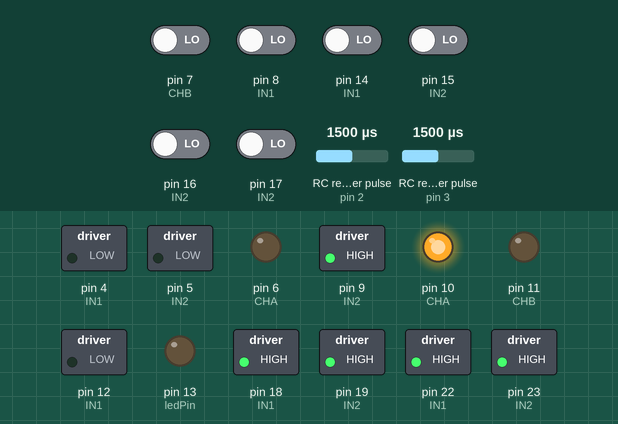
This sketch was run on a simulated Arduino Mega 2560, built with avr-gcc and run on an emulated ATmega2560. On the bench: switched loads named in the sketch (green lamp = pin HIGH), output pins drawn as LEDs (lit = HIGH). Wiring (inferred from the names in the program): 2 × RC receiver channel: data pin 2 / data pin 3. The inputs (shaded band) are chosen by the test bench; at power-on: pin 7 (CHB), pin 8 (IN1), pin 14 (IN1), pin 15 (IN2), pin 16 (IN2), pin 17 (IN2) LOW, RC receiver pulse (sensors on pin 2, pin 3) 1500 µs. Pins used as bus, display or sensor lines are not drawn; what the sketch prints to the serial monitor is not drawn.

Above: at 15.0 s.
At 45.5 s:
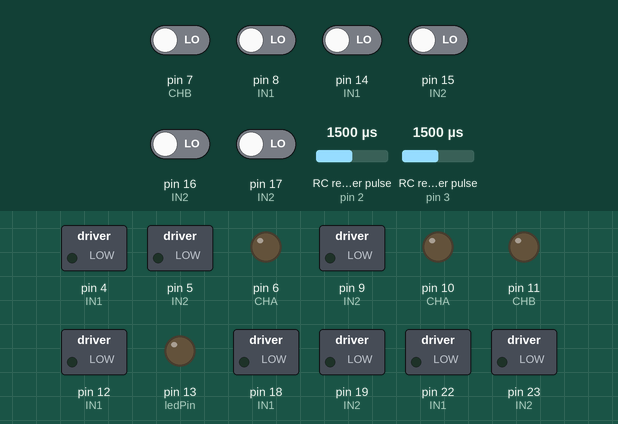
Timing chart, 0 to 79.3 s (numbered marks = the images above):
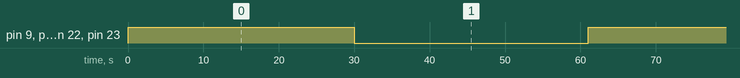

The sketch:

Motor_Control_Board_106_Teensy_4-0.ino.ino
```cpp
byte IN1pin[7] = { 2,  4,  8, 12, 14, 18, 22 };
byte IN2pin[7] = { 3,  5,  9, 13, 15, 19, 23 };
byte CHApin[7] = { 0,  6, 10, 16, 20, 24, 26 };
byte CHBpin[7] = { 1,  7, 11, 17, 21, 25, 27 };

// C:\Users\new user\Documents\SGMB\Arduino\Motor_Control_Board_97_Teensy_4-0.ino partially working

// arduino.exe
// C:\Users\new user\Documents\SGMB\arduino-1.8.13-windows\arduino-1.8.13

int axisNum = 0;
int instrNum = 0;
const int instrTotal = 5;                 // total number of instructions
const int axisTotal = 7;

const int LEDpin17 = 17;
//volatile int cpuPos = 0;
//volatile unsigned int encoderPos[7] = { 0 };

long currentMillis = millis();

// 5 is instruction number. 7 is number of axes.
//volatile unsigned  int arrXYZ[5][7] = { {1000, 1000, 300, 0, 0, 0, 0}, {500, 100, 500, 0, 0, 0, 0}, {5000, 300, 300, 0, 0, 0, 0}, {300, 400, 300, 0, 0, 0, 0}, {800, 800, 500, 0, 0, 0, 0} };
//volatile  int arrXYZ[5][7] = { {1001, 1002, 1003, 1004, 1005, 1006, 1007}, {3001, 2002, 2003, 2004, 2005, 2006, 2007}, {2000, 3002, 3003, 3004, 3005, 3006, 3007}, {4001, 4002, 4003, 4004, 4005, 4006, 4007}, {3500, 5002, 5003, 5004, 5005, 5006, 5007} };
//volatile  int arrXYZ[5][7] = { {1001, 1002, 1003, 1004, 1005, 1006, 1007}, {3001, 2002, 2003, 2004, 2005, 2006, 2007}, {2000, 3002, 3003, 3004, 3005, 3006, 3007}, {5001, 4002, 4003, 4004, 4005, 4006, 4007}, {2500, 5002, 5003, 5004, 5005, 5006, 5007} };
volatile  int arrXYZ[5][7] = { {1001, 1002, 1003, 1004, 1005, 1006, 1007}, {3001, 3012, 2003, 2004, 2005, 2006, 2007}, {2000, 2002, 3003, 3004, 3005, 3006, 3007}, {5001, 5002, 4003, 4004, 4005, 4006, 4007}, {2500, 2500, 5003, 5004, 5005, 5006, 5007} };

const int ledPin =  LED_BUILTIN;// the number of the LED pin
int ledState = LOW;             // ledState used to set the LED
long previousMillis = 0;        // will store last time LED was updated
const long interval1 = 1000;           // interval at which to blink (milliseconds)

volatile long encoderPosA0B1 = 0;
volatile long encoderPosA7B8 = 0;
volatile long encoderPosA14B15 = 0;
volatile long encoderPosA16B17 = 0;

bool flag1F = HIGH;
bool flag1R = HIGH;
bool flag1Z = HIGH;
bool flag1  = HIGH;
bool flag2F = HIGH;
bool flag2R = HIGH;
bool flag2Z = HIGH;
bool flag2  = HIGH;
bool flag3F = HIGH;
bool flag3R = HIGH;
bool flag3Z = HIGH;
bool flag3  = HIGH;
bool flag4F = HIGH;
bool flag4R = HIGH;
bool flag4Z = HIGH;
bool flag4  = HIGH;
bool flag14 = HIGH;

bool dir = HIGH;
long count1 = 0;
long count2 = 0;
long count3 = 0;
long count4 = 0;
long count5 = 0;
long timeNew = 0;
long timeOld = 0;
bool flagTime = HIGH;

long encNew = 0;
long encOld = 0;
long encNet = 0;

bool netFlag = HIGH;
long encoderPosA0B1new = 0;
long encoderPosA0B1old = 0;

bool a = LOW;


void setup()
{
//Serial.begin(9600);
  Serial.begin(115000);
  pinMode(ledPin, OUTPUT);

  pinMode(0, INPUT);      // IN1
  pinMode(1, INPUT);      // IN2

  pinMode(2, OUTPUT);        // CHA
  pinMode(3, OUTPUT);        // CHB
  pinMode(4, OUTPUT);      // IN1
  pinMode(5, OUTPUT);      // IN2
  pinMode(6, OUTPUT);        // CHA

  pinMode(7, INPUT);        // CHB
  pinMode(8, INPUT);      // IN1

  pinMode(9, OUTPUT);      // IN2
  pinMode(10, OUTPUT);        // CHA
  pinMode(11, OUTPUT);        // CHB
  pinMode(12, OUTPUT);     // IN1

  pinMode(14, INPUT);      // IN1
  pinMode(15, INPUT);      // IN2
  pinMode(16, INPUT);      // IN2
  pinMode(17, INPUT);      // IN2

  pinMode(18, OUTPUT);      // IN1
  pinMode(19, OUTPUT);      // IN2
  pinMode(20, INPUT);      // IN1
  pinMode(21, INPUT);      // IN1
  pinMode(22, OUTPUT);      // IN1
  pinMode(23, OUTPUT);      // IN2

  attachInterrupt( 0, doEncoderA0, CHANGE);
  attachInterrupt( 1, doEncoderB1, CHANGE);
  attachInterrupt( 7, doEncoderA7, CHANGE);
  attachInterrupt( 8, doEncoderB8, CHANGE);
  attachInterrupt(14, doEncoderA14, CHANGE);
  attachInterrupt(15, doEncoderB15, CHANGE);
  attachInterrupt(18, doEncoderA16, CHANGE);
  attachInterrupt(19, doEncoderB17, CHANGE);
}

//*************************************************************
// digitalWrite(2, HIGH);       // IN2   forward direction
// digitalWrite(3, LOW);        // IN1     forward direction
// digitalWrite(1, LOW);        // IN2   reverse direction
// digitalWrite(0, HIGH);       // IN1  reverse direction
//    digitalWrite(2, HIGH);      // forward
//    digitalWrite(3, LOW);       // forward

//*************************************************************

void loop()
{
 // dirTest();
  //  runTest5();
 //runTest4();
  //runMotor();
  //dirTest();
inTest();

}

void inTest()
{
  do
  {
      digitalWrite(2, HIGH);
      digitalWrite(3, HIGH);
      digitalWrite(9, HIGH);
      digitalWrite(10, HIGH);
      digitalWrite(18, HIGH);
      digitalWrite(19, HIGH);
      digitalWrite(22, HIGH);
      digitalWrite(23, HIGH);

      delay(30000);
      digitalWrite(2, LOW);
      digitalWrite(3, LOW);
      digitalWrite(9, LOW);
      digitalWrite(10, LOW);
      digitalWrite(18, LOW);
      digitalWrite(19, LOW);
      digitalWrite(22, LOW);
      digitalWrite(23, LOW);
      delay(30000);

      a = digitalRead(0);
      Serial.print(a);
      Serial.print(" ");
      a = digitalRead(1);
      Serial.print(a);
      Serial.print(" ");

      a = digitalRead(7);
      Serial.print(a);
      Serial.print(" ");
      a = digitalRead(8);
      Serial.print(a);
      Serial.print(" ");

      a = digitalRead(14);
      Serial.print(a);
      Serial.print(" ");
      a = digitalRead(15);
      Serial.print(a);
      Serial.print(" ");

      a = digitalRead(16);
      Serial.print(a);
      Serial.print(" ");
      a = digitalRead(17);
      Serial.print(a);
      Serial.print(" ");


      count1++;
      delay(1000);
      Serial.print(" a ");
      Serial.print(a);
      if (0 == count1 % 10)
      {
        Serial.println("  ");
      }
   }
   while(1 == 1);
}

void dirTest()
{
  while(1 == 1)
  {
    {
      count1++;
      digitalWrite(14, HIGH);    // backward
      digitalWrite(15, LOW);     // backward

      delay(4000);
      digitalWrite(14, LOW);       // forward/increase
      digitalWrite(15, HIGH);        // forward/increase
      delay(4000);

      //Serial.print(" encoderPosA0B1 ");
      //Serial.println(encoderPosA0B1);
    }
  }
}


void runMotor()
{
  while (1 == 1)
  {
  count1 = 0;
  //encoderPosA0B1 = 0;
  for (instrNum = 0; instrNum < instrTotal; instrNum++)
  {
    // check when encoder count is equal to or crosses over instruction value
    //while (! flag1)
    do
    {
      //if (1000000 < encoderPosA0B1)
      //{
      //  encoderPosA0B1 = 0;
      //}
      count1++;

      /*
      if (0 == (count1 % 1000000))
      {
        Serial.print(encoderPosA0B1new);
        Serial.print("  ");
        Serial.print(encoderPosA0B1);
        Serial.print("  ");
        Serial.print(count1);
        Serial.println(" test");
        //printList();
      }
      */
      if (encoderPosA0B1 < arrXYZ[instrNum][1])   //
      {
        digitalWrite(2, LOW);        // IN2  forward
        digitalWrite(3, HIGH);         // IN1                                    // decrease enc count
        if ((arrXYZ[instrNum][1] - encoderPosA0B1) < 10)
        {
          flag1F = HIGH;
            count5++;
            if (0 == (count5 % 1000))
            {
              Serial.print(" Forward ");
              Serial.print("  ");
              Serial.print(" count5 ");
              Serial.print("  ");
              Serial.print(count5);
              Serial.print("  ");
              Serial.print(" flag1F ");
              Serial.print(flag1F);
              Serial.print(" encoderPosA0B1 ");
              Serial.print(encoderPosA0B1);
              Serial.print(" instrNum ");
              Serial.print(instrNum);
              Serial.print(" arrXYZ[instrNum][1] ");
              Serial.println(arrXYZ[instrNum][1]);
            }

          //if (HIGH == flag1F)
        }
            count3++;
            if (0 == (count3 % 100000))
            {
              /*
              Serial.print(" Forward ");
              Serial.print(" flag1 ");
              Serial.print(flag1);
              Serial.print(" flag1R ");//
              Serial.print(flag1R);
              Serial.print(" flag1F ");
              Serial.print(flag1F);
              Serial.print(" flag1Z ");
              Serial.print(flag1Z);
              Serial.print(" encoderPosA0B1 ");
              Serial.print(encoderPosA0B1);
              Serial.print(" arrXYZ[instrNum][1] ");
              Serial.println(arrXYZ[instrNum][1]);
              */
            }
      }
      if (encoderPosA0B1 > arrXYZ[instrNum][1])   //
      {
           count4++;
           if (0 == (count4 % 100000))
           {
              Serial.print(" Reverse ");
              Serial.print("  ");
              Serial.print(" count4 ");
              Serial.print("  ");
              Serial.print(count4);
              Serial.print("  ");
              Serial.print(" flag1R ");
              Serial.print(flag1R);
              Serial.print(" encoderPosA0B1 ");
              Serial.print(encoderPosA0B1);
              Serial.print(" instrNum ");
              Serial.print(instrNum);
              Serial.print(" arrXYZ[instrNum][1] ");
              Serial.println(arrXYZ[instrNum][1]);
           }
        digitalWrite(2, HIGH);        // IN2  change to
        digitalWrite(3, LOW);         // IN1                                     // decrease enc count
        //flag1R = ((encoderPosA0B1 - arrXYZ[instrNum][1]) < 20);                    // indicates equivalence
        if ((encoderPosA0B1 - arrXYZ[instrNum][1]) < 10)
        {
          flag1R = HIGH;
          if (HIGH == flag1R)
          {
            /*
            Serial.print(" Reverse ");
            Serial.print(" flag1 ");
            Serial.print(flag1);
            Serial.print(" flag1R ");
            Serial.print(flag1R);
            Serial.print(" flag1F ");
            Serial.print(flag1F);
            Serial.print(" flag1Z ");
            Serial.println(flag1Z);
            */
          }
        }
      }
      if (encoderPosA0B1 == arrXYZ[instrNum][1])
      {
        digitalWrite(2, LOW);        // IN2  change to forward direction
        digitalWrite(3, LOW);         // IN1
        flag1Z = HIGH;
              Serial.print(flag1Z);
      }
      flag1 = flag1Z; //|| (flag1F || flag1R);
      if ((encoderPosA0B1new != encoderPosA0B1) && (min((encoderPosA0B1new - encoderPosA0B1), (encoderPosA0B1 - encoderPosA0B1new)) > 100))
      {
        //printList();
        count2++;
        //Serial.print("  ");
        //Serial.print(count2);
        //Serial.print("  ");
        if (0 == count2 % 2)
        {
         /*
          Serial.print(" count2 ");
          Serial.print(count2);
          Serial.print("  ");
          Serial.print(instrNum);
          Serial.print("  ");
          Serial.print(encoderPosA0B1new);
          Serial.print("  ");
          Serial.print(encoderPosA0B1);
          Serial.print("  ");
          Serial.print(encoderPosA0B1new - encoderPosA0B1);
          Serial.print("  ");
          Serial.print(flag1);
          Serial.print("  ");
          Serial.print(flag1R);
          Serial.print("  ");
          Serial.print(flag1F);
          Serial.print("  ");
          Serial.print(flag1Z);
          Serial.println("  ");
           */
        }
        if (0 == count2 % 10000)
        {
          //Serial.print(count2);
          //Serial.println("  ");
        }
        encoderPosA0B1new = encoderPosA0B1;
      }
      if (encoderPosA7B8 < arrXYZ[instrNum][2])   //
      {
        digitalWrite(9, LOW);        // IN2   change to backward direction
        digitalWrite(10, HIGH);         // IN1
        flag2F = HIGH;                    // indicates forward condition met
      }
      if (encoderPosA7B8 > arrXYZ[instrNum][2])   //
      {
        digitalWrite(9, HIGH);        // IN2  change to forward direction
        digitalWrite(10, LOW);         // IN1
        flag2R = HIGH;                    // indicates reverse condition met
      }
      if (0 == encoderPosA7B8)
      {
        digitalWrite(9, LOW);        // IN2  change to forward direction
        digitalWrite(10, LOW);         // IN1
        flag2Z = HIGH;
        flag2 = flag2Z || (flag2F && flag2R);
      }
      if (encoderPosA14B15 < arrXYZ[instrNum][3])   //
      {
        digitalWrite(18, LOW);        // IN2   change to backward direction
        digitalWrite(19, HIGH);         // IN1
        flag3F = HIGH;                    // indicates forward condition met
      }
      if (encoderPosA14B15 > arrXYZ[instrNum][3])   //
      {
        digitalWrite(18, HIGH);        // IN2  change to forward direction
        digitalWrite(19, LOW);         // IN1
        flag3R = HIGH;                    // indicates reverse condition met
      }
      if (encoderPosA14B15 == arrXYZ[instrNum][3])
      {
        digitalWrite(18, LOW);        // IN2  change to forward direction
        digitalWrite(19, LOW);         // IN1
        flag3Z = HIGH;
        flag3 = flag3Z || (flag3F && flag3R);
      }
      if (encoderPosA16B17 < arrXYZ[instrNum][4])   //
      {
        digitalWrite(22, LOW);        // IN2   change to backward direction
        digitalWrite(23, HIGH);         // IN1
        flag4F = HIGH;                    // indicates forward condition met
      }
      if (encoderPosA16B17 > arrXYZ[instrNum][4])   //
      {
        digitalWrite(22, HIGH);        // IN2  change to forward direction
        digitalWrite(23, LOW);         // IN1
        flag4R = HIGH;                    // indicates reverse condition met
      }
      if (encoderPosA16B17 == arrXYZ[instrNum][4])
      {
        digitalWrite(22, LOW);        // IN2  change to forward direction
        digitalWrite(23, LOW);         // IN1
        flag4Z = HIGH;
        flag4 = flag4Z || (flag4F && flag4R);
      }
      flag14 = flag1 || flag2 || flag3 || flag4;
      if (0 == count1 % 1000000)
      {

      //   Serial.print(" flag1 ");
      //   Serial.print(flag1);
         //Serial.print(" flag1R ");
         //Serial.print(flag1R);
         //Serial.print(" flag1F ");
         //Serial.print(flag1F);
         //Serial.print(" flag1Z ");
         //Serial.println(flag1Z);

      }

    }  while (LOW == flag1);

    flag1R = LOW;
    flag1F = LOW;
    flag1Z = LOW;
    flag1 = LOW;
    flag2R = LOW;
    flag2F = LOW;
    flag2Z = LOW;
    flag2 = LOW;
    flag3R = LOW;
    flag3F = LOW;
    flag3Z = LOW;
    flag3 = LOW;
    flag4R = LOW;
    flag4F = LOW;
    flag4Z = LOW;
    flag4 = LOW;
  }
  }
}

void printList()
{
           Serial.print("encoderPosA0B1 ");
           Serial.print(encoderPosA0B1);
           Serial.print("        ");
           Serial.print("instrNum ");
           Serial.print(instrNum);
           Serial.print(" count1 ");
           Serial.print(count1);
           Serial.print("  ");
           Serial.print(" arrXYZ[instrNum][1] ");
           Serial.println(arrXYZ[instrNum][1]);
           Serial.print(" flag1 ");
         Serial.println(flag1);
}


// DOENCODER A0 ********************************************
// DOENCODER B1 ********************************************

void doEncoderA0()
{
  // look for a low-to-high on channel A
  if (digitalRead(0) == HIGH)
  {
    // check channel B to see which way encoder is turning
    if (digitalRead(1) == LOW)
    {
      encoderPosA0B1 = encoderPosA0B1 + 1;
    }
    else
    {
      encoderPosA0B1 = encoderPosA0B1 - 1;
    }
  }
  else       // must be a high-to-low edge on channel A
  {
    // check channel B to see which way encoder is turning
    if (digitalRead(1) == HIGH)
    {
      encoderPosA0B1 = encoderPosA0B1 + 1;
    }
    else
    {
      encoderPosA0B1 = encoderPosA0B1 - 1;
    }
  }
  //Serial.println (encoder0Pos, DEC);
  // use for debugging - remember to comment out
}

void doEncoderB1()
{
  // look for a low-to-high on channel B
  if (digitalRead(1) == HIGH)
  {
    // check channel A to see which way encoder is turning
    if (digitalRead(0) == HIGH)
    {
      encoderPosA0B1 = encoderPosA0B1 + 1;
    }
    else
    {
      encoderPosA0B1 = encoderPosA0B1 - 1;
    }
  }
  // Look for a high-to-low on channel B
  else {
    // check channel A to see which way encoder is turning
    if  (digitalRead(0) == LOW)
    {
      encoderPosA0B1 = encoderPosA0B1 + 1;
    }
    else
    {
      encoderPosA0B1 = encoderPosA0B1 - 1;
    }
  }
}

// DOENCODER A7 ********************************************
// DOENCODER B8 ********************************************

void doEncoderA7()
{
  // look for a low-to-high on channel A
  if (digitalRead(7) == HIGH)
  {
    // check channel B to see which way encoder is turning
    if (digitalRead(8) == LOW)
    {
      encoderPosA7B8 = encoderPosA7B8 + 1;
    }
    else {
      encoderPosA7B8 = encoderPosA7B8 - 1;
    }
  }
  else       // must be a high-to-low edge on channel A
  {
    // check channel B to see which way encoder is turning
    if (digitalRead(8) == HIGH) {
      encoderPosA7B8 = encoderPosA7B8 + 1;
    }
    else
    {
      encoderPosA7B8 = encoderPosA7B8 - 1;

    }
  }
}

void doEncoderB8()
{
  // look for a low-to-high on channel B
  if (digitalRead(8) == HIGH)
  {
    // check channel A to see which way encoder is turning
    if (digitalRead(7) == HIGH)
    {
      encoderPosA7B8 = encoderPosA7B8 + 1;
    }
    else
    {
      encoderPosA7B8 = encoderPosA7B8 - 1;
    }
  }
  // Look for a high-to-low on channel B
  else {
    // check channel A to see which way encoder is turning
    if  (digitalRead(7) == LOW)
    {
      encoderPosA7B8 = encoderPosA7B8 + 1;
    }
    else
    {
      encoderPosA7B8 = encoderPosA7B8 - 1;
    }
  }
}

// DOENCODER A14 ********************************************
// DOENCODER B15 ********************************************

void doEncoderA14()
{
  // look for a low-to-high on channel A
  if (digitalRead(14) == HIGH)
  {
    // check channel B to see which way encoder is turning
    if (digitalRead(15) == LOW)
    {
      encoderPosA14B15 = encoderPosA14B15 + 1;
    }
    else
    {
      encoderPosA14B15 = encoderPosA14B15 - 1;
    }
  }
  else       // must be a high-to-low edge on channel A
  {
    // check channel B to see which way encoder is turning
    if (digitalRead(15) == HIGH)
    {
      encoderPosA14B15 = encoderPosA14B15 + 1;
    }
    else
    {
      encoderPosA14B15 = encoderPosA14B15 - 1;
    }
  }
}

void doEncoderB15()
{
  // look for a low-to-high on channel B
  if (digitalRead(15) == HIGH)
  {
    // check channel A to see which way encoder is turning
    if (digitalRead(14) == HIGH)
    {
      encoderPosA14B15 = encoderPosA14B15 + 1;
    }
    else
    {
      encoderPosA14B15 = encoderPosA14B15 - 1;
    }
  }
  // Look for a high-to-low on channel B
  else {
    // check channel A to see which way encoder is turning
    //if (digitalRead(CHApin[axisNum] == LOW)) {
    if  (digitalRead(14) == LOW)
    {
      encoderPosA14B15 = encoderPosA14B15 + 1;
    }
    else
    {
      encoderPosA14B15 = encoderPosA14B15 - 1;
    }
  }
}

// DOENCODER A16 ********************************************
// DOENCODER B17 ********************************************

void doEncoderA16()
{
  // look for a low-to-high on channel A
  if (digitalRead(16) == HIGH)
  {
    // check channel B to see which way encoder is turning
    if (digitalRead(17) == LOW)
    {
      encoderPosA16B17 = encoderPosA16B17 + 1;
    }
    else {
      encoderPosA16B17 = encoderPosA16B17 - 1;
    }
  }
  else       // must be a high-to-low edge on channel A
  {
    // check channel B to see which way encoder is turning
    if (digitalRead(17) == HIGH) {
      encoderPosA16B17 = encoderPosA16B17 + 1;
    }
    else
    {
      encoderPosA16B17 = encoderPosA16B17 - 1;

    }
  }
}

void doEncoderB17()
{
  // look for a low-to-high on channel B
  if (digitalRead(17) == HIGH)
  {
    // check channel A to see which way encoder is turning
    if (digitalRead(16) == HIGH)
    {
      encoderPosA16B17 = encoderPosA16B17 + 1;
    }
    else
    {
      encoderPosA16B17 = encoderPosA16B17 - 1;
    }
  }
  // Look for a high-to-low on channel B
  else
  {
    // check channel A to see which way encoder is turning
    if  (digitalRead(18) == LOW)
    {
      encoderPosA16B17 = encoderPosA16B17 + 1;
    }
    else
    {
      encoderPosA16B17 = encoderPosA16B17 - 1;
    }
  }
}

//************************************************


void loopSub()
{
  while(1 == 1)
  {
    if (currentMillis - previousMillis >= interval1)
    {
      previousMillis = currentMillis;
      if (ledState == LOW)
      {
        ledState = HIGH;
      }
      else
      {
        ledState = LOW;
      }
      digitalWrite(ledPin, ledState);
    }
  }
}


/*
const int ledPin =  LED_BUILTIN;// the number of the LED pin
int ledState = LOW;             // ledState used to set the LED
unsigned long previousMillis = 0;        // will store last time LED was updated
const long interval = 1000;           // interval at which to blink (milliseconds)
void setup()
{
  pinMode(ledPin, OUTPUT);
}
void loop()
{
  if (currentMillis - previousMillis >= interval)
  {
    previousMillis = currentMillis;
    if (ledState == LOW)
    {
      ledState = HIGH;
    } else
      {
        ledState = LOW;
      }
      digitalWrite(ledPin, ledState);
    }
  }
}
*/
```

Measured:
- by itself, pin 9 (IN2), pin 10 (CHA), pin 18 (IN1), pin 19 (IN2), pin 22 (IN1), pin 23 (IN2): alternates HIGH for 30.0 s and LOW for 31.0 s
